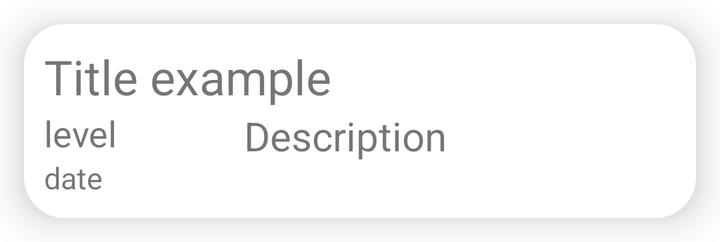
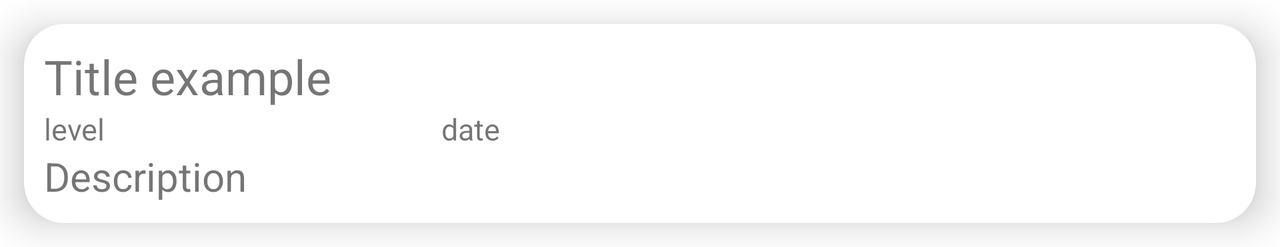

Two renders of one Android screen. The first uses the default layout on a phone; the second uses the alternative layout the repository ships for a different screen configuration, on a matching device. The two XML files are below.
<!-- AndroidManifest.xml: application theme Theme.Notes -->
<!-- res/layout/note_item.xml -->
<?xml version="1.0" encoding="utf-8"?>
<androidx.cardview.widget.CardView
    xmlns:android="http://schemas.android.com/apk/res/android"
    xmlns:app="http://schemas.android.com/apk/res-auto"
    xmlns:tools="http://schemas.android.com/tools"
    android:layout_width="match_parent"
    android:layout_height="wrap_content"
    android:layout_margin="@dimen/item_margin"

    android:clickable="true"
    android:focusable="true"
    android:foreground="?android:attr/selectableItemBackground"
    app:cardCornerRadius="@dimen/corner_radius"
    app:cardElevation="@dimen/card_elevation">

<LinearLayout
    android:layout_width="match_parent"
    android:layout_height="match_parent"
    android:orientation="horizontal">


    <LinearLayout
        android:layout_width="0dp"
        android:layout_weight="1"
        android:layout_height="wrap_content"
        android:layout_margin="10dp"
        android:orientation="vertical">

        <TextView

            android:id="@+id/note_title"
            android:layout_width="wrap_content"
            android:layout_height="wrap_content"
            android:textSize="@dimen/title_size"
            tools:text="Title example" />

        <RelativeLayout
            android:layout_width="match_parent"
            android:layout_height="wrap_content"
            android:orientation="horizontal">

            <TextView
                android:id="@+id/note_importance_level"
                android:layout_width="@dimen/additional_panel_width"
                android:layout_height="wrap_content"
                android:textSize="@dimen/importance_level_size"
                tools:text="level" />

            <TextView
                android:id="@+id/note_date"
                android:layout_width="@dimen/additional_panel_width"
                android:layout_height="wrap_content"
                android:layout_below="@id/note_importance_level"
                android:textSize="@dimen/date_size"
                tools:text="date" />


            <TextView
                android:id="@+id/note_description"
                android:layout_width="match_parent"
                android:layout_height="wrap_content"
                android:layout_toRightOf="@id/note_importance_level"
                android:textSize="@dimen/description_size"
                tools:text="Description" />

        </RelativeLayout>


    </LinearLayout>

    <ImageView
        android:id="@+id/note_menu"
        android:layout_width="wrap_content"
        android:layout_height="match_parent"
        android:src="@drawable/ic_baseline_more_vert_24"/>


</LinearLayout>


</androidx.cardview.widget.CardView>
<!-- resources referenced by this layout -->
<resources>
  <dimen name="additional_panel_width">100dp</dimen>
  <dimen name="card_elevation">12sp</dimen>
  <dimen name="corner_radius">20dp</dimen>
  <dimen name="date_size">15sp</dimen>
  <dimen name="description_size">20sp</dimen>
  <dimen name="importance_level_size">18sp</dimen>
  <dimen name="item_margin">12dp</dimen>
  <dimen name="title_size">24sp</dimen>
  <style name="Theme.Notes" parent="Theme.MaterialComponents.DayNight.NoActionBar">
          
          <item name="colorPrimary">@color/purple_500</item>
          <item name="colorPrimaryVariant">@color/purple_700</item>
          <item name="colorOnPrimary">@color/white</item>
          
          <item name="colorSecondary">@color/teal_200</item>
          <item name="colorSecondaryVariant">@color/teal_700</item>
          <item name="colorOnSecondary">@color/black</item>
          
          <item name="android:statusBarColor" tools:targetApi="l">?attr/colorPrimaryVariant</item>
          
          <item name="drawerArrowStyle">@style/DrawerIconStyle</item>
      </style>
  <color name="purple_500">#FF6200EE</color>
  <color name="purple_700">#FF3700B3</color>
  <color name="white">#FFFFFFFF</color>
  <color name="teal_200">#FF03DAC5</color>
  <color name="teal_700">#FF018786</color>
  <color name="black">#FF000000</color>
  <style name="DrawerIconStyle" parent="Widget.AppCompat.DrawerArrowToggle">
          <item name="color">@color/white</item>
      </style>
</resources>
<!-- res/layout-land/note_item.xml (the repository's variant of the layout above) -->
<!-- drawn on the phone turned sideways -->
<?xml version="1.0" encoding="utf-8"?>
<androidx.cardview.widget.CardView xmlns:android="http://schemas.android.com/apk/res/android"
    xmlns:app="http://schemas.android.com/apk/res-auto"
    xmlns:tools="http://schemas.android.com/tools"
    android:layout_width="match_parent"
    android:layout_height="wrap_content"
    android:layout_margin="@dimen/item_margin"

    android:clickable="true"
    android:focusable="true"
    android:foreground="?android:attr/selectableItemBackground"
    app:cardCornerRadius="@dimen/corner_radius"
    app:cardElevation="@dimen/card_elevation">


    <LinearLayout
        android:layout_width="match_parent"
        android:layout_height="match_parent"
        android:orientation="horizontal">


        <LinearLayout
            android:layout_width="0dp"
            android:layout_weight="1"
            android:layout_height="wrap_content"
            android:layout_margin="10dp"
            android:orientation="vertical">


            <TextView

                android:id="@+id/note_title"
                android:layout_width="match_parent"
                android:layout_height="wrap_content"
                android:textSize="@dimen/title_size"
                tools:text="Title example" />

            <LinearLayout
                android:layout_width="match_parent"
                android:layout_height="wrap_content"
                android:orientation="horizontal">

            <TextView
                android:id="@+id/note_importance_level"
                android:layout_width="0dp"
                android:layout_weight="1"
                android:layout_height="wrap_content"
                android:textSize="@dimen/date_size"
                tools:text="level" />


            <TextView
                android:id="@+id/note_date"
                android:layout_width="0dp"
                android:layout_weight="2"
                android:layout_height="wrap_content"
                android:textSize="@dimen/date_size"
                tools:text="date" />

            </LinearLayout>

            <RelativeLayout
                android:layout_width="match_parent"
                android:layout_height="wrap_content"
                android:orientation="horizontal">


                <TextView
                    android:id="@+id/note_description"
                    android:layout_width="match_parent"
                    android:layout_height="wrap_content"
                    android:textSize="@dimen/description_size"
                    tools:text="Description" />

            </RelativeLayout>


        </LinearLayout>

        <ImageView
            android:id="@+id/note_menu"
            android:layout_width="wrap_content"
            android:layout_height="match_parent"
            android:src="@drawable/ic_baseline_more_vert_24"/>


    </LinearLayout>


    


</androidx.cardview.widget.CardView>
<!-- resources referenced by the variant -->
<!-- as the phone turned sideways resolves them -->
<resources>
  <dimen name="card_elevation">12sp</dimen>
  <dimen name="corner_radius">20dp</dimen>
  <dimen name="date_size">15sp</dimen>
  <dimen name="description_size">20sp</dimen>
  <dimen name="item_margin">12dp</dimen>
  <dimen name="title_size">24sp</dimen>
  <style name="Theme.Notes" parent="Theme.MaterialComponents.DayNight.NoActionBar">
          
          <item name="colorPrimary">@color/purple_500</item>
          <item name="colorPrimaryVariant">@color/purple_700</item>
          <item name="colorOnPrimary">@color/white</item>
          
          <item name="colorSecondary">@color/teal_200</item>
          <item name="colorSecondaryVariant">@color/teal_700</item>
          <item name="colorOnSecondary">@color/black</item>
          
          <item name="android:statusBarColor" tools:targetApi="l">?attr/colorPrimaryVariant</item>
          
          <item name="drawerArrowStyle">@style/DrawerIconStyle</item>
      </style>
  <color name="purple_500">#FF6200EE</color>
  <color name="purple_700">#FF3700B3</color>
  <color name="white">#FFFFFFFF</color>
  <color name="teal_200">#FF03DAC5</color>
  <color name="teal_700">#FF018786</color>
  <color name="black">#FF000000</color>
  <style name="DrawerIconStyle" parent="Widget.AppCompat.DrawerArrowToggle">
          <item name="color">@color/white</item>
      </style>
</resources>
